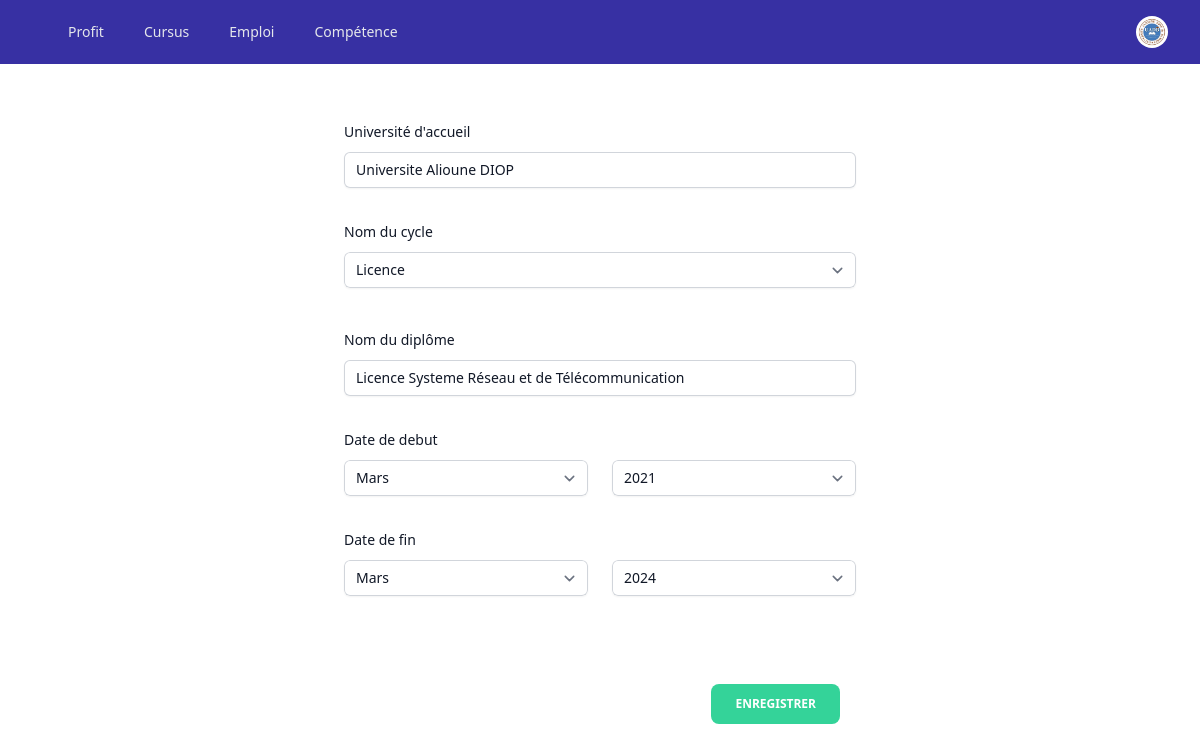
Screenshot of /cursus/modifier_cursus/3/ with the database file from the repository.
### Cursus/models.py (models this page shows, shortened)
class Cursus(models.Model):
    etablissement=models.CharField(null=True,max_length=200)
    diplome_name=models.CharField(null=True,max_length=200)
    cycle=models.CharField(null=True,max_length=200,choices=cycle_name)
    autre_cycle=models.CharField(null=True,max_length=200,blank=True)
    mois_date_debut=models.CharField(max_length=20, choices=MOIS_CHOICES)
    annee_date_debut=models.CharField(max_length=40, choices=ANNEES)
    mois_date_fin=models.CharField(max_length=20, choices=MOIS_CHOICES,null=True,blank=True)
    annee_date_fin=models.CharField(max_length=40, choices=ANNEES,null=True,blank=True)
    etudiant=models.ForeignKey(Etudiant,on_delete=models.CASCADE)

### Cursus/views.py (the view)
# urls.py: path("modifier_cursus/<int:pk>/", views.cursus_update, name="cursus_update"),
def cursus_update(request,pk):
    cursus=Cursus.objects.get(id=pk)
    form = CursusForm(instance=cursus)
    autreCycle = Cursus.objects.filter(etudiant=request.user.id)
    if request.method == 'POST':
        form = CursusForm(request.POST,instance=cursus)
        if form.is_valid():
            form.save()
            return redirect("liste_cursus",pk)
    context={"form":form,"autreCycle":autreCycle}
    return render(request, "Cursus/cursus_update.html",context)

### Cursus/forms.py
class CursusForm(forms.ModelForm):
    class Meta:
        model = Cursus
        fields =['etablissement','diplome_name','cycle','autre_cycle','mois_date_debut','annee_date_debut','mois_date_fin','annee_date_fin']
        widgets ={"etablissement": forms.TextInput(attrs={'class':'block w-full rounded-md border-0 py-1.5 text-gray-900 shadow-sm ring-1 ring-inset ring-gray-300 placeholder:text-gray-400 focus:ring-2 focus:ring-inset focus:ring-indigo-600 sm:text-sm sm:leading-6 ',}),
                 "diplome_name": forms.TextInput(attrs={'class':'block w-full rounded-md border-0 py-1.5 text-gray-900 shadow-sm ring-1 ring-inset ring-gray-300 placeholder:text-gray-400 focus:ring-2 focus:ring-inset focus:ring-indigo-600 sm:text-sm sm:leading-6',}),
                 "autre_cycle": forms.TextInput(attrs={'id':'id_autre_cycle','class':'block w-full rounded-md border-0 py-1.5 text-gray-900 shadow-sm ring-1 ring-inset ring-gray-300 placeholder:text-gray-400 focus:ring-2 focus:ring-inset focus:ring-indigo-600 sm:text-sm sm:leading-6 hidden','placeholder':'Entrer le nom du cycle...'}),
                }

### templates/Cursus/cursus_update.html (shortened to what this page needs)
{% extends "index.html" %}
{% block contenu %}
{% include 'navbar.html' %}
<form class="mt-10 sm:mx-auto sm:w-full sm:max-w-lg"  method="post">
    <div class="mt-10 grid grid-cols-1 gap-x-6 gap-y-8 sm:grid-cols-6 pt-20">
        <div class="sm:col-span-full">
            <label for="etablissement" class="block text-sm font-medium leading-6 text-gray-900">Université d'accueil</label>
            <div class="mt-2">
                {{form.etablissement}}
            </div>
        </div>
    </div>
    <div class="mt-8 grid grid-cols-1 gap-x-6 gap-y-8 sm:grid-cols-6">
        <div class="sm:col-span-full">
            <label for="cycle" class="block text-sm font-medium leading-6 text-gray-900">Nom du cycle</label>
            <div class="mt-2">
                <select name="cycle" id="cycleselect" onchange="toggleCycleInput()" autocomplete="family-name" class="block w-full rounded-md border-0 py-1.5 text-gray-900 shadow-sm ring-1 ring-inset ring-gray-300 placeholder:text-gray-400 focus:ring-2 focus:ring-inset focus:ring-indigo-600 sm:text-sm sm:leading-6" required>
                    {% for cycle_value, cycle_label in form.cycle.field.choices %}
                        <option value="{{ cycle_value }}" {% if form.cycle.value == cycle_value %}selected{% endif %}>{{ cycle_label }}</option>
                    {% endfor %}
                </select>
            </div>
        </div>
    </div>
    <div class="mt-2 grid grid-cols-1 gap-x-6 gap-y-8 sm:grid-cols-6">
        <div class="sm:col-span-full">
        </div>
    </div>
    <div class="mt-6 grid grid-cols-1 gap-x-6 gap-y-8 sm:grid-cols-6 "id="diplome">
        <div class="sm:col-span-full">
            <label for="diplome" class="block text-sm font-medium leading-6 text-gray-900">Nom du diplôme</label>
            <div class="mt-2">
                {{form.diplome_name}}
            </div>
        </div>
        <div class="sm:col-span-3">
            <label for="moisdatedebut" class=" block text-sm font-medium leading-6 text-gray-900">Date de debut</label>
            <div class="mt-2">
                <select name="mois_date_debut" autocomplete="family-name" class="block w-full rounded-md border-0 py-1.5 text-gray-900 shadow-sm ring-1 ring-inset ring-gray-300 placeholder:text-gray-400 focus:ring-2 focus:ring-inset focus:ring-indigo-600 sm:text-sm sm:leading-6" required>
                    {% for mois_value, mois_label in form.mois_date_debut.field.choices %}
                        <option value="{{ mois_value }}" {% if form.mois_date_debut.value == mois_value %}selected{% endif %}>{{ mois_label }}</option>
                    {% endfor %}
                </select>
            </div>
        </div>
        <div class="sm:col-span-3">
            <div class="mt-8">
                <select name="annee_date_debut" autocomplete="family-name" class="block w-full rounded-md border-0 py-1.5 text-gray-900 shadow-sm ring-1 ring-inset ring-gray-300 placeholder:text-gray-400 focus:ring-2 focus:ring-inset focus:ring-indigo-600 sm:text-sm sm:leading-6" required>
                    {% for annee_value, annee_label in form.annee_date_debut.field.choices %}
                        <option value="{{ annee_value }}" {% if form.annee_date_debut.value == annee_value %}selected{% endif %}>{{ annee_label }}</option>
                    {% endfor %}
                </select>
            </div>
         </div>
         <div class="sm:col-span-3">
            <label for="moisdatefin" class="block text-sm font-medium leading-6 text-gray-900">Date de fin</label>
            <div class="mt-2">
                <select name="mois_date_fin" autocomplete="family-name" class="block w-full rounded-md border-0 py-1.5 text-gray-900 shadow-sm ring-1 ring-inset ring-gray-300 placeholder:text-gray-400 focus:ring-2 focus:ring-inset focus:ring-indigo-600 sm:text-sm sm:leading-6" required>
                    {% for mois_value, mois_label in form.mois_date_fin.field.choices %}
                        <option value="{{ mois_value }}" {% if form.mois_date_fin.value == mois_value %}selected{% endif %}>{{ mois_label }}</option>
                    {% endfor %}
                </select>
            </div>
        </div>
        <div class="sm:col-span-3">
            <div class="mt-8">
                <select name="annee_date_fin" autocomplete="family-name" class="block w-full rounded-md border-0 py-1.5 text-gray-900 shadow-sm ring-1 ring-inset ring-gray-300 placeholder:text-gray-400 focus:ring-2 focus:ring-inset focus:ring-indigo-600 sm:text-sm sm:leading-6" required>
                    {% for annee_value, annee_label in form.annee_date_fin.field.choices %}
                        <option value="{{ annee_value }}" {% if form.annee_date_fin.value == annee_value %}selected{% endif %}>{{ annee_label }}</option>
                    {% endfor %}
                </select>
            </div>
        </div>
    </div>
    <div class="mt-20 mb-20 pt-2 flex items-center justify-end gap-x-6 mx-auto">
        <button type="submit"class="middle none center mr-4 rounded-lg bg-green-400 py-3 px-6 font-sans text-xs font-bold uppercase text-white transition-all hover:shadow-lg hover:shadow-green-400/40 focus:opacity-[0.85] focus:shadow-none active:opacity-[0.65] active:shadow-none disabled:pointer-events-none">
        Enregistrer
        </button>
    </div>
</form>
{% endblock %}

### rows the page displays
Cursus: etablissement "Universite Alioune DIOP", cycle "Licence", diplome_name "Licence Systeme Réseau et de Télécommunication", annee_date_debut "2021", annee_date_fin "2024"

### other values shown
form field mois_date_debut "Mars"
form field mois_date_fin "Mars"
